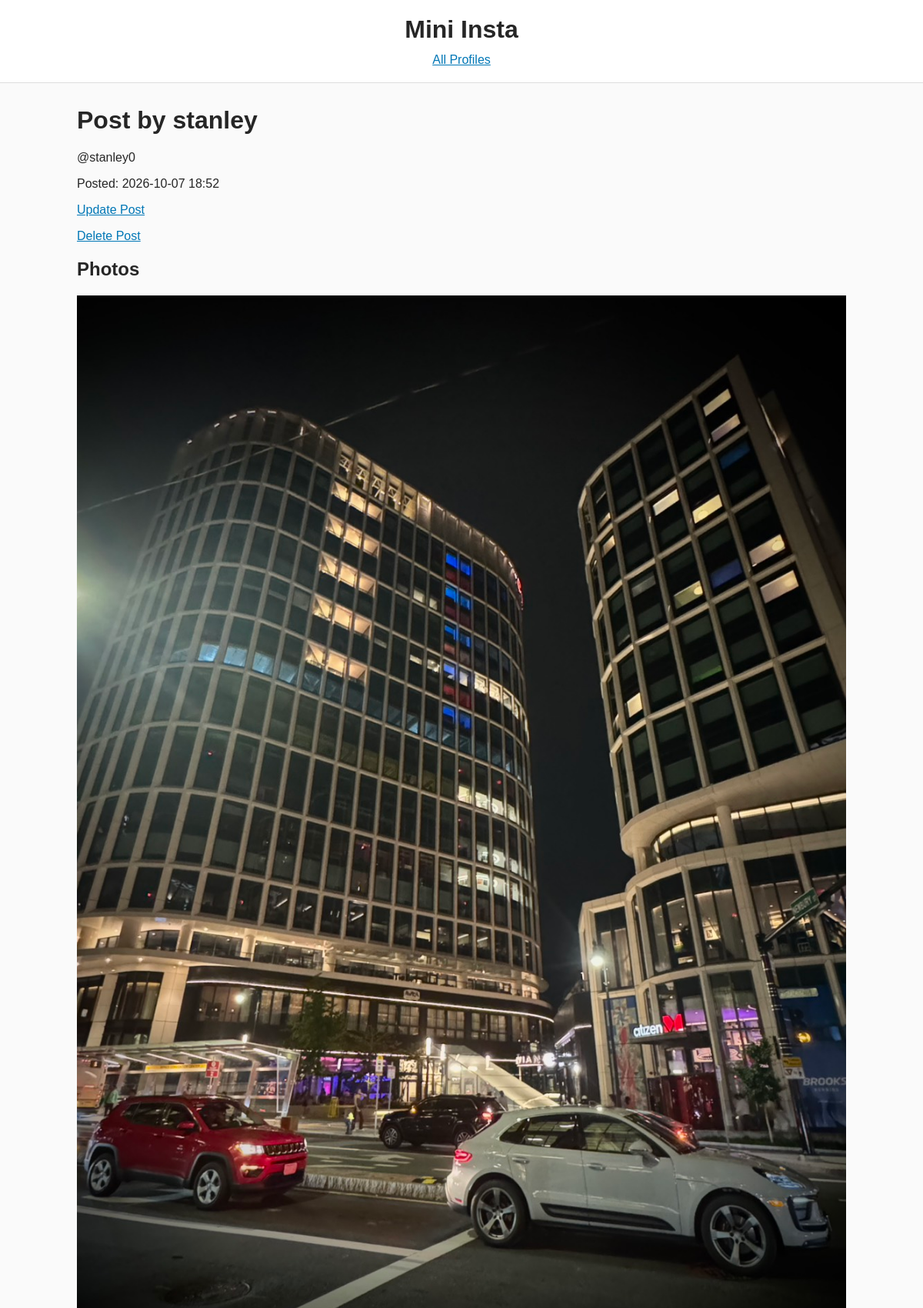
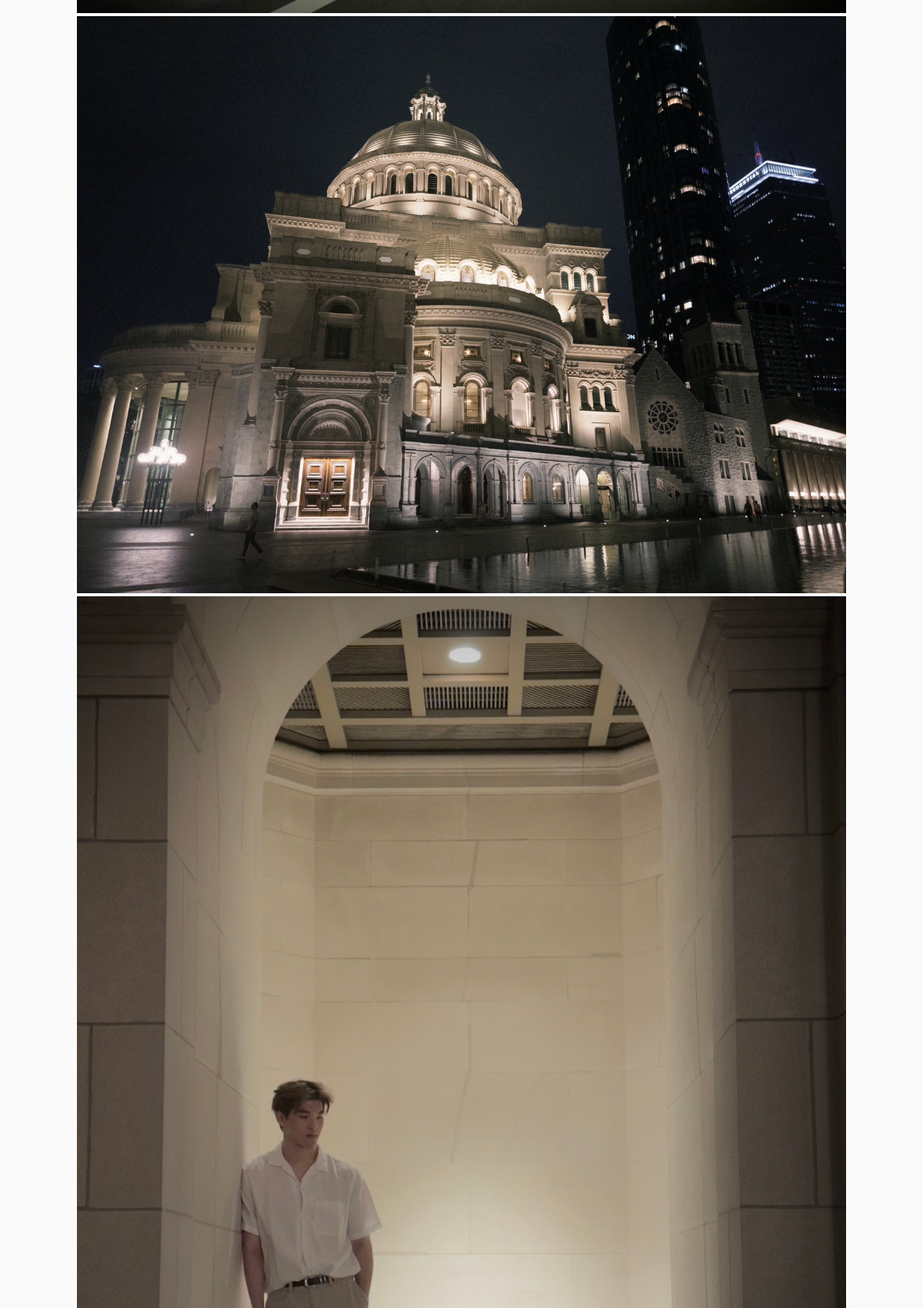
The app's page /mini_insta/post/1 (upper part) with its own data (2 pictures, top to bottom).
### mini_insta/models.py (models this page shows, shortened)
class Post(models.Model):
    profile = models.ForeignKey(Profile, on_delete=models.CASCADE)
    timestamp = models.DateTimeField(auto_now_add=True)
    caption = models.TextField(blank=True)
    def get_all_photos(self):
        return Photo.objects.filter(post=self).order_by('timestamp', 'pk')
    def get_all_comments(self):
        return Comment.objects.filter(post=self).order_by('timestamp', 'pk')
    def get_likes(self):
        return Like.objects.filter(post=self)

class Profile(models.Model):
    username = models.CharField(max_length=20)
    display_name = models.CharField(max_length=20)
    profile_image_url = models.URLField()
    bio_text = models.TextField(blank=True)
    join_date = models.DateTimeField(auto_now_add=True)

class Photo(models.Model):
    post = models.ForeignKey(Post, on_delete=models.CASCADE)
    image_url = models.URLField(blank=True)
    image_file = models.ImageField(upload_to = 'mini_insta/', blank = True,)
    timestamp = models.DateTimeField(auto_now_add=True)
    def get_image_url(self):
        if self.image_url:
            return self.image_url
        if self.image_file:
            return self.image_file.url
        return ''

### mini_insta/views.py (the view)
# urls.py: path('post/<int:pk>', PostDetailView.as_view(), name="show_post"),
class PostDetailView(DetailView):
    model = Post
    template_name = "mini_insta/show_post.html"
    context_object_name = "post"

### mini_insta/templates/mini_insta/show_post.html (shortened to what this page needs)
{% extends "mini_insta/base.html" %}
{% block content %}
<div>
    <h1>Post by {{ post.profile.display_name }}</h1>
    <p>@{{ post.profile.username }}</p>
    <p>Posted: {{ post.timestamp|date:"Y-m-d H:i" }}</p>
    <p>
        <a href="{% url 'mini_insta:update_post' post.pk %}">
            Update Post
        </a>
    </p>
    <p>
        <a href="{% url 'mini_insta:delete_post' post.pk %}">
            Delete Post
        </a>
    </p>
    <h2>Photos</h2>
    {% for photo in post.get_all_photos %}
    <div>
        {% if photo.get_image_url %}
        <img src="{{ photo.get_image_url }}" alt="Photo {{ forloop.counter }} for this post"
            style="max-width: 100%; height: auto;">
        {% else %}
        <p>No image for this photo.</p>
        {% endif %}
    </div>
    {% empty %}
    <p>No photos for this post.</p>
    {% endfor %}
</div>
{% endblock %}

### static/mini_insta/style.css (style rules this page uses)
body { margin: 0; font-family: Arial, sans-serif; background-color: #fafafa; color: #262626; }
a { color: #0077b6; }

### records on screen
Post: profile.display_name "stanley", profile.username "stanley0", timestamp "2026-10-07 18:52"
Photo: get_image_url (picture)
Photo: get_image_url (picture)
Photo: get_image_url (picture)
